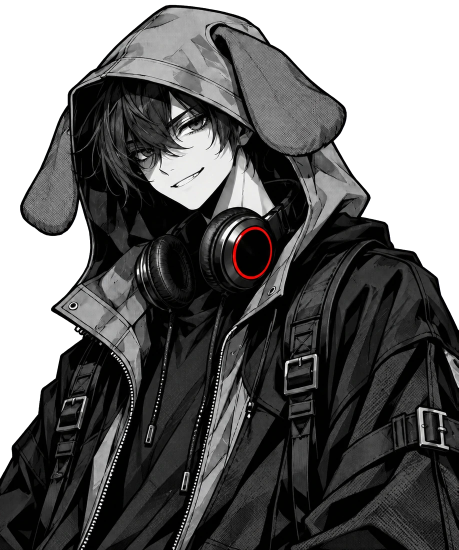
#> input picture v2/assets/hound.webp, 917 x 1100 px (shown at 1/2 size)
$ python chroma-key.py ../v2/assets/hound.webp ../v2/assets/luna.webp 5
#> lines starting #> are read from the running program, lines starting #| are printed output that depends on the picture
#!/usr/bin/env python3
"""品红底（#FF00FF）黑白线稿 → 带透明通道的 WebP。
头发丝之间的缝隙也是品红，所以能抠得很干净；边缘的半透明像素会"反混合"，去掉品红色边。
假设：人物本身是黑白灰 + 少量红色点缀（没有蓝/紫色）。
用法：python3 chroma-key.py in.png out.webp [最大高度]"""
import sys
from PIL import Image

src, dst = sys.argv[1], sys.argv[2]
max_h = int(sys.argv[3]) if len(sys.argv) > 3 else 1100
im = Image.open(src).convert('RGB')
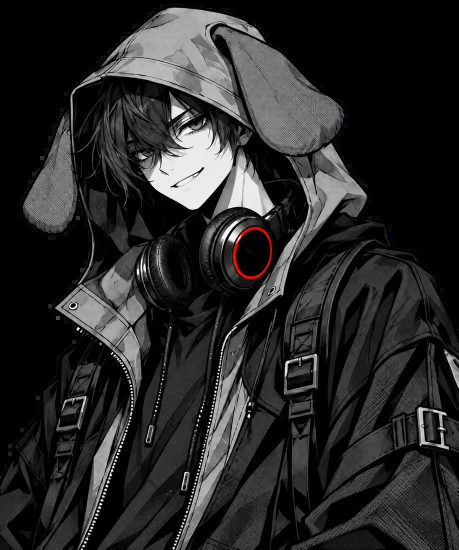
#> im: PIL image 917x1100 RGB (shown at 1/2 size); mean R, G, B 40.8, 40.6, 40.4
if im.height > max_h:
    im = im.resize((round(im.width * max_h / im.height), max_h), Image.LANCZOS)

# 背景不是绝对均匀的（GPT 画的"纯品红"每处略有差别），所以先从画面边缘量出背景的"品红程度"，再据此定阈值
W, H = im.size
#> W = 4; H = 5
px = im.load()
border = sorted(min(px[x, y][0], px[x, y][2]) - px[x, y][1]
                for x in range(W) for y in (0, 1, 2, H - 3, H - 2, H - 1)) + \
         sorted(min(px[x, y][0], px[x, y][2]) - px[x, y][1] for y in range(H) for x in (0, 1, 2, W - 3, W - 2, W - 1))
#> border = 54 values, max 0 at index 6, min -1 at index 0, mean -0.241
bg_m = sorted(border)[len(border) // 2]      # 背景的品红程度（中位数，约 245）
#> bg_m = 0
cut = bg_m - 30                               # 品红程度超过它的，一律当背景，避免残留一层淡淡的方框
#> cut = -30

out = []
for r, g, b in im.getdata():
    m = min(r, b) - g                         # 品红程度：背景约 bg_m，灰色 0，红色点缀 0
    if m <= 6:                                # 不是品红：完全不透明
        out.append((r, g, b, 255)); continue
    if m >= cut:
        out.append((0, 0, 0, 0)); continue
    a = (cut - m) / (cut - 6)                 # 透明度：品红越多越透明
    bgf = min(1.0, m / bg_m)                  # 这个像素里混进了多少背景
    k = 1 - bgf
    out.append(tuple(max(0, min(255, round(v))) for v in ((r - bgf * 255) / k, g / k, (b - bgf * 255) / k)) + (round(a * 255),))
#> this loop made 20 passes
#> (r, g, b, m) on passes 1 to 12: (7, 7, 7, 0), (104, 104, 104, 0), (56, 57, 57, -1), (1, 1, 1, 0), (26, 27, 27, -1), (100, 99, 99, 0), (95, 94, 94, 0), (7, 7, 7, 0), (37, 37, 37, 0), (43, 41, 41, 0), (43, 38, 38, 0), (24, 25, 25, -1)
#> after the loop, out = 20 items, first 6: (7, 7, 7, 255), (104, 104, 104, 255), (56, 57, 57, 255), (1, 1, 1, 255), (26, 27, 27, 255), (100, 99, 99, 255)
res = Image.new('RGBA', im.size); res.putdata(out)
res.save(dst, quality=92, method=6)
print(dst, res.size, 'bg_m =', bg_m)
#| ../v2/assets/luna.webp (4, 5) bg_m = 0

$ run again, on v2/assets/pnl-00.webp
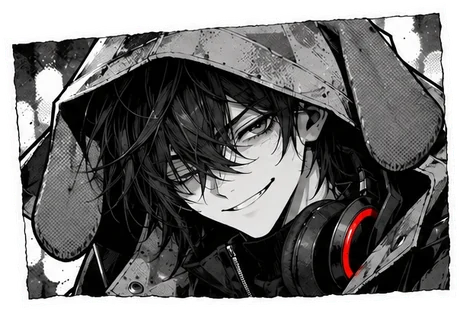
#> input picture v2/assets/pnl-00.webp, 460 x 311 px
#> `im = Image.open(src).convert('RGB')`:
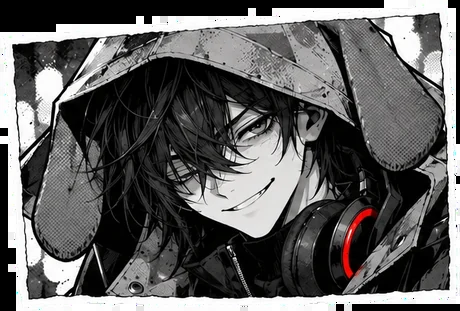
#> im: PIL image 460x311 RGB; mean R, G, B 96.9, 96.1, 95.8
#> border = 72 values, max 0 at index 13, min -2 at index 0, mean -0.347
#> bg_m = 0
#> cut = -30
#> the loop `for r, g, b in im.getdata():` made 35 passes
#> (r, g, b, m) on passes 1 to 8: (73, 73, 73, 0), (108, 108, 108, 0), (109, 109, 109, 0), (138, 137, 137, 0), (137, 136, 136, 0), (133, 133, 133, 0), (180, 180, 180, 0), (167, 167, 167, 0)
#> after the loop `for r, g, b in im.getdata():`: out = 35 items, first 6: (73, 73, 73, 255), (108, 108, 108, 255), (109, 109, 109, 255), (138, 137, 137, 255), (137, 136, 136, 255), (133, 133, 133, 255)
#| ../v2/assets/pnl-00.webp (7, 5) bg_m = 0

$ run again, on v2/assets/pnl-01.webp
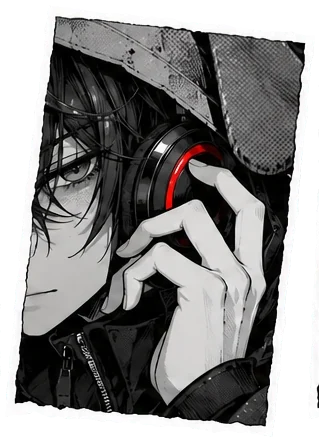
#> input picture v2/assets/pnl-01.webp, 319 x 441 px
#> `im = Image.open(src).convert('RGB')`:
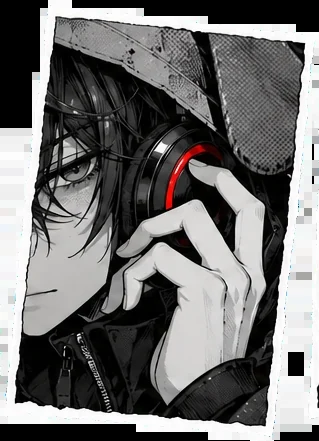
#> im: PIL image 319x441 RGB; mean R, G, B 112.6, 111.9, 111.3
#> border = 54 values, max 0 at index 16, min -2 at index 0, mean -0.778
#> bg_m = -1
#> cut = -31
#> the loop `for r, g, b in im.getdata():` made 20 passes
#> (r, g, b, m) on passes 1 to 8: (64, 64, 64, 0), (117, 117, 117, 0), (98, 99, 99, -1), (105, 105, 105, 0), (99, 100, 99, -1), (28, 26, 26, 0), (61, 53, 52, -1), (117, 118, 117, -1)
#> after the loop `for r, g, b in im.getdata():`: out = 20 items, first 6: (64, 64, 64, 255), (117, 117, 117, 255), (98, 99, 99, 255), (105, 105, 105, 255), (99, 100, 99, 255), (28, 26, 26, 255)
#| ../v2/assets/pnl-01.webp (4, 5) bg_m = -1

$ run again, on v2/assets/pnl-02.webp
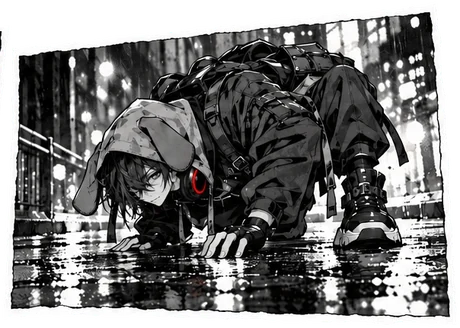
#> input picture v2/assets/pnl-02.webp, 460 x 328 px
#> `im = Image.open(src).convert('RGB')`:
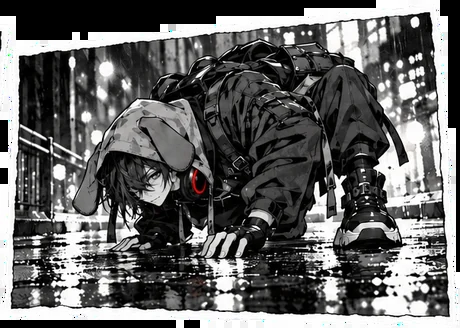
#> im: PIL image 460x328 RGB; mean R, G, B 99.7, 99.7, 99.4
#> border = 72 values, max 0 at index 17, min -1 at index 0, mean -0.375
#> bg_m = 0
#> cut = -30
#> the loop `for r, g, b in im.getdata():` made 35 passes
#> (r, g, b, m) on passes 1 to 8: (85, 85, 85, 0), (64, 64, 64, 0), (79, 80, 79, -1), (96, 96, 96, 0), (105, 105, 105, 0), (151, 151, 151, 0), (104, 104, 104, 0), (86, 86, 86, 0)
#> after the loop `for r, g, b in im.getdata():`: out = 35 items, first 6: (85, 85, 85, 255), (64, 64, 64, 255), (79, 80, 79, 255), (96, 96, 96, 255), (105, 105, 105, 255), (151, 151, 151, 255)
#| ../v2/assets/pnl-02.webp (7, 5) bg_m = 0
